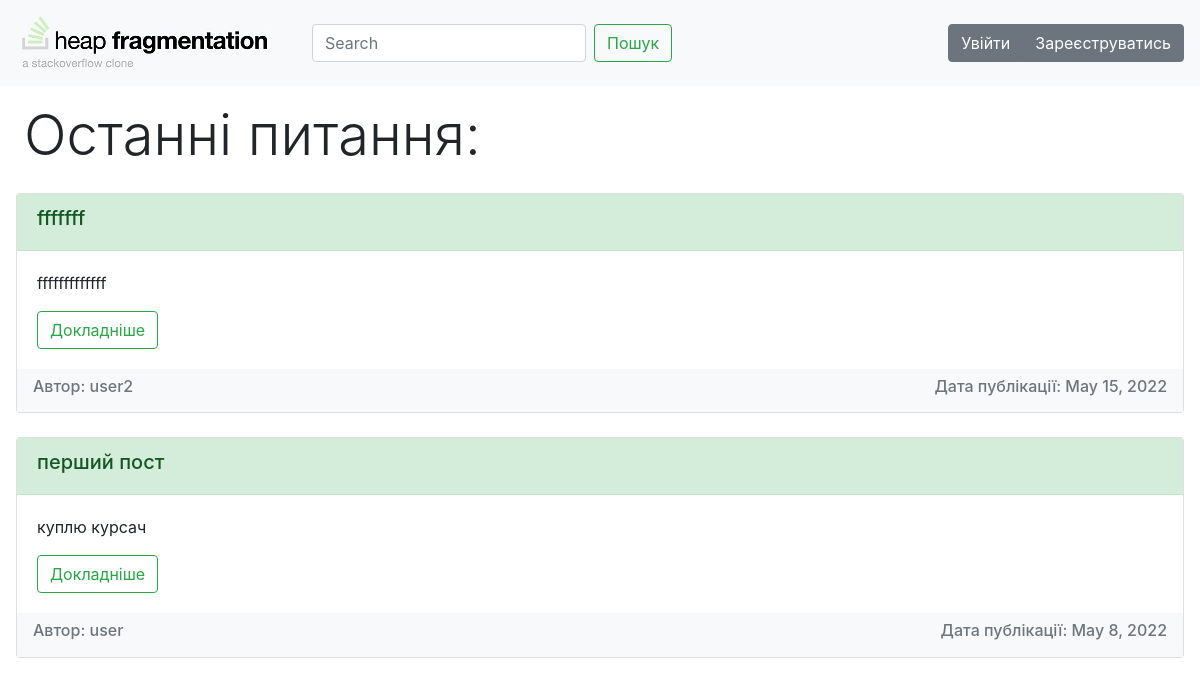
/, run on an earlier commit of the app's database.
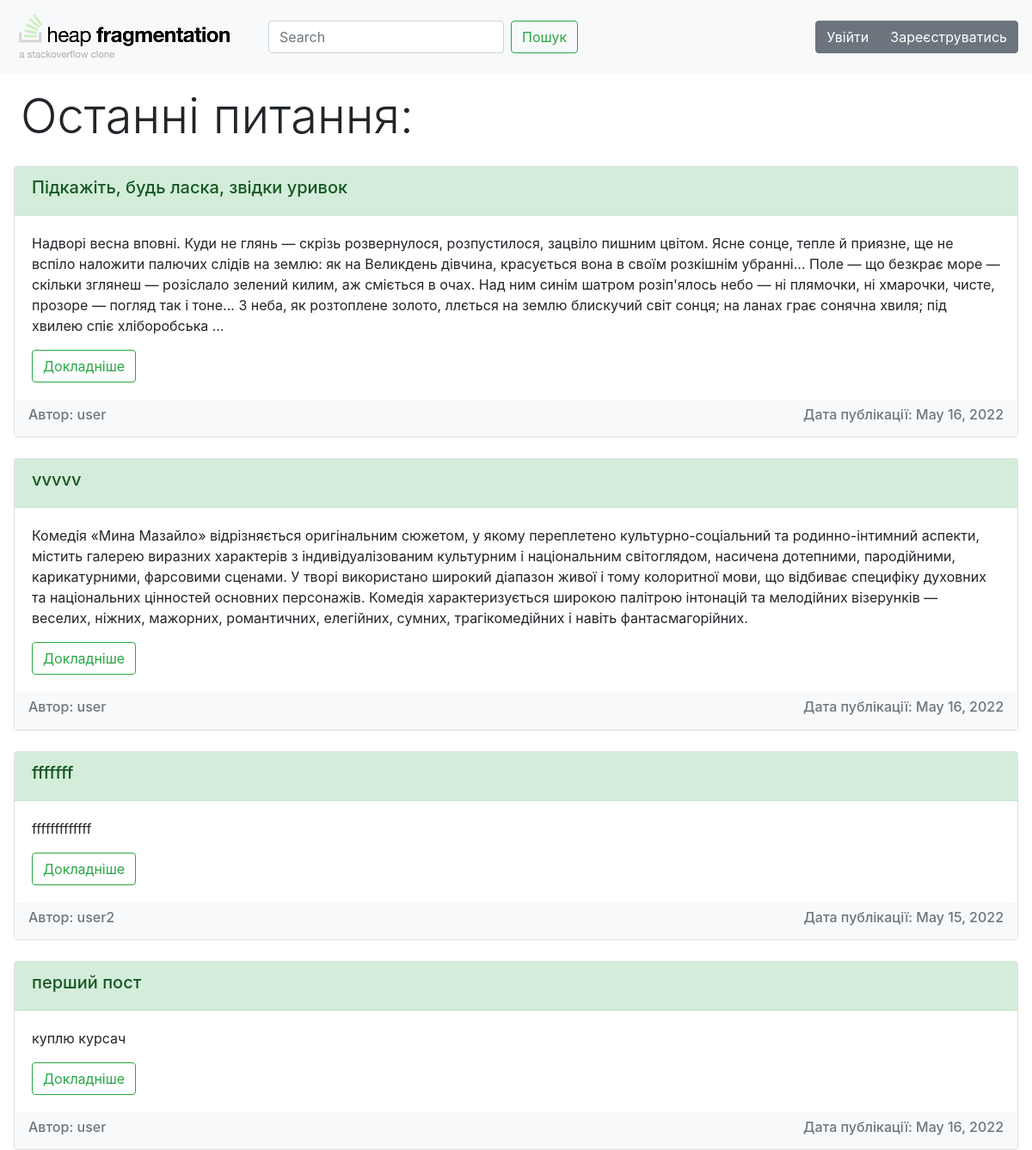
And on a later commit of the database.
### advice_app/models.py (models this page shows, shortened)
class Post(models.Model):
    title = models.CharField("Заголовок", max_length=50)
    question = models.TextField("Питання")
    author = models.ForeignKey(User, on_delete=models.CASCADE)
    isClosed = models.BooleanField("Cтатус", default=0)
    date = models.DateField(auto_now=True)

### advice_app/views.py (the view)
# urls.py: path('', views.Main_page.as_view(), name='index'),
class Main_page(ListView):
    model = Post
    queryset = Post.objects.order_by('-id')[:10]
    template_name = "advice_app/index.html"

### advice_app/templates/advice_app/index.html (shortened to what this page needs)
{% extends 'advice_app/base.html' %}
{% block content %}
<h1 class="display-4 mx-4 my-3">Останні питання:</h1>
{% include 'advice_app/post.html' %}
{% endblock %}

### advice_app/templates/advice_app/post.html
{% if object_list %}
  {% for i in object_list %}
    <div class="card mt-4 mx-3">
      <div class="card-header alert-success"><h5>{{ i.title }}</h5></div>
      <div class="card-body">
        <p class="card-text">{{ i.question|truncatewords:90 }}</p>
        <a href="{% url 'detail' i.id %}" class="btn btn-outline-success">Докладніше</a>
      </div>
      <div class="navbar navbar-light bg-light text-muted">
        <h6>Автор: {{ i.author }}</h6>
        <h6>Дата публікації: {{ i.date }}</h6>
      </div>
    </div>
  {% endfor %}
{% else %}
  <p class="mx-4 my-3">Наразі дописів немає</p>
{% endif %}

What changed in the data, as far as the page shows it:
added Post: title "Підкажіть, будь ласка, звідки уривок", question "Надворі весна вповні. Куди не глянь — скрізь розвернулося, розпустилося, зацвіло пишним цвітом. Ясне сонце, тепле й приязне, ще не вспіло наложити палючих слідів на землю: як на Великдень дівчина, красується вона в своїм розкішнім убранні... Поле — що безкрає море — скільки зглянеш — розіслало зелений килим, аж сміється в очах. Над ним синім шатром розіп'ялось небо — ні плямочки, ні хмарочки, чисте, прозоре — погляд так і тоне... З неба, як розтоплене золото, ллється на землю блискучий світ сонця; на ланах грає сонячна хвиля; під хвилею спіє хліборобська …", author "user", date "May 16, 2022"
added Post: title "vvvvv", question "Комедія «Мина Мазайло» відрізняється оригінальним сюжетом, у якому переплетено культурно-соціальний та родинно-інтимний аспекти, містить галерею виразних характерів з індивідуалізованим культурним і національним світоглядом, насичена дотепними, пародійними, карикатурними, фарсовими сценами. У творі використано широкий діапазон живої і тому колоритної мови, що відбиває специфіку духовних та національних цінностей основних персонажів. Комедія характеризується широкою палітрою інтонацій та мелодійних візерунків — веселих, ніжних, мажорних, романтичних, елегійних, сумних, трагікомедійних і навіть фантасмагорійних.", author "user", date "May 16, 2022"
changed Post "перший пост": date "May 8, 2022" → "May 16, 2022"
